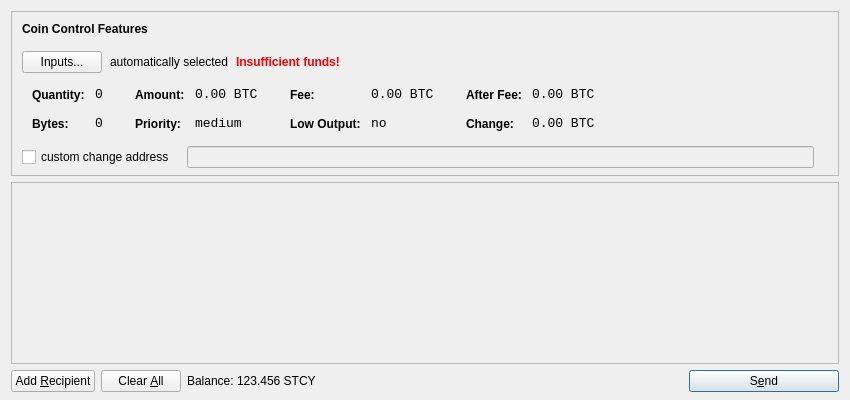
<?xml version="1.0" encoding="UTF-8"?>
<ui version="4.0">
 <class>SendCoinsDialog</class>
 <widget class="QDialog" name="SendCoinsDialog">
  <property name="geometry">
   <rect>
    <x>0</x>
    <y>0</y>
    <width>850</width>
    <height>400</height>
   </rect>
  </property>
  <property name="windowTitle">
   <string>Send Coins</string>
  </property>
  <layout class="QVBoxLayout" name="verticalLayout" stretch="0,1,0">
   <property name="bottomMargin">
    <number>8</number>
   </property>
   <item>
    <widget class="QFrame" name="frameCoinControl">
     <property name="sizePolicy">
      <sizepolicy hsizetype="Expanding" vsizetype="Expanding">
       <horstretch>0</horstretch>
       <verstretch>0</verstretch>
      </sizepolicy>
     </property>
     <property name="maximumSize">
      <size>
       <width>16777215</width>
       <height>16777215</height>
      </size>
     </property>
     <property name="frameShape">
      <enum>QFrame::StyledPanel</enum>
     </property>
     <property name="frameShadow">
      <enum>QFrame::Sunken</enum>
     </property>
     <layout class="QVBoxLayout" name="verticalLayoutCoinControl2">
      <property name="spacing">
       <number>-1</number>
      </property>
      <property name="leftMargin">
       <number>0</number>
      </property>
      <property name="topMargin">
       <number>0</number>
      </property>
      <property name="rightMargin">
       <number>0</number>
      </property>
      <property name="bottomMargin">
       <number>6</number>
      </property>
      <item>
       <layout class="QVBoxLayout" name="verticalLayoutCoinControl" stretch="0,0,0,0,1">
        <property name="spacing">
         <number>0</number>
        </property>
        <property name="leftMargin">
         <number>10</number>
        </property>
        <property name="topMargin">
         <number>10</number>
        </property>
        <item>
         <layout class="QHBoxLayout" name="horizontalLayoutCoinControl1">
          <property name="bottomMargin">
           <number>15</number>
          </property>
          <item>
           <widget class="QLabel" name="labelCoinControlFeatures">
            <property name="sizePolicy">
             <sizepolicy hsizetype="Preferred" vsizetype="Maximum">
              <horstretch>0</horstretch>
              <verstretch>0</verstretch>
             </sizepolicy>
            </property>
            <property name="font">
             <font>
              <weight>75</weight>
              <bold>true</bold>
             </font>
            </property>
            <property name="styleSheet">
             <string notr="true">font-weight:bold;</string>
            </property>
            <property name="text">
             <string>Coin Control Features</string>
            </property>
           </widget>
          </item>
         </layout>
        </item>
        <item>
         <layout class="QHBoxLayout" name="horizontalLayoutCoinControl2" stretch="0,0,0,0">
          <property name="spacing">
           <number>8</number>
          </property>
          <property name="bottomMargin">
           <number>10</number>
          </property>
          <item>
           <widget class="QPushButton" name="pushButtonCoinControl">
            <property name="styleSheet">
             <string notr="true"/>
            </property>
            <property name="text">
             <string>Inputs...</string>
            </property>
           </widget>
          </item>
          <item>
           <widget class="QLabel" name="labelCoinControlAutomaticallySelected">
            <property name="text">
             <string>automatically selected</string>
            </property>
            <property name="margin">
             <number>5</number>
            </property>
           </widget>
          </item>
          <item>
           <widget class="QLabel" name="labelCoinControlInsuffFunds">
            <property name="font">
             <font>
              <weight>75</weight>
              <bold>true</bold>
             </font>
            </property>
            <property name="styleSheet">
             <string notr="true">color:red;font-weight:bold;</string>
            </property>
            <property name="text">
             <string>Insufficient funds!</string>
            </property>
            <property name="margin">
             <number>5</number>
            </property>
           </widget>
          </item>
          <item>
           <spacer name="horizontalSpacerCoinControl">
            <property name="orientation">
             <enum>Qt::Horizontal</enum>
            </property>
            <property name="sizeHint" stdset="0">
             <size>
              <width>40</width>
              <height>1</height>
             </size>
            </property>
           </spacer>
          </item>
         </layout>
        </item>
        <item>
         <widget class="QWidget" name="widgetCoinControl" native="true">
          <property name="sizePolicy">
           <sizepolicy hsizetype="Preferred" vsizetype="Preferred">
            <horstretch>0</horstretch>
            <verstretch>0</verstretch>
           </sizepolicy>
          </property>
          <property name="minimumSize">
           <size>
            <width>0</width>
            <height>0</height>
           </size>
          </property>
          <property name="styleSheet">
           <string notr="true"/>
          </property>
          <layout class="QHBoxLayout" name="horizontalLayoutCoinControl5">
           <property name="margin">
            <number>0</number>
           </property>
           <item>
            <layout class="QHBoxLayout" name="horizontalLayoutCoinControl3" stretch="0,0,0,1">
             <property name="spacing">
              <number>20</number>
             </property>
             <property name="topMargin">
              <number>0</number>
             </property>
             <property name="bottomMargin">
              <number>10</number>
             </property>
             <item>
              <layout class="QFormLayout" name="formLayoutCoinControl1">
               <property name="horizontalSpacing">
                <number>10</number>
               </property>
               <property name="verticalSpacing">
                <number>14</number>
               </property>
               <property name="leftMargin">
                <number>10</number>
               </property>
               <property name="topMargin">
                <number>4</number>
               </property>
               <property name="rightMargin">
                <number>6</number>
               </property>
               <item row="0" column="0">
                <widget class="QLabel" name="labelCoinControlQuantityText">
                 <property name="styleSheet">
                  <string notr="true">font-weight:bold;</string>
                 </property>
                 <property name="text">
                  <string>Quantity:</string>
                 </property>
                 <property name="margin">
                  <number>0</number>
                 </property>
                </widget>
               </item>
               <item row="0" column="1">
                <widget class="QLabel" name="labelCoinControlQuantity">
                 <property name="font">
                  <font>
                   <family>Monospace</family>
                   <pointsize>10</pointsize>
                  </font>
                 </property>
                 <property name="cursor">
                  <cursorShape>IBeamCursor</cursorShape>
                 </property>
                 <property name="contextMenuPolicy">
                  <enum>Qt::ActionsContextMenu</enum>
                 </property>
                 <property name="text">
                  <string notr="true">0</string>
                 </property>
                 <property name="margin">
                  <number>0</number>
                 </property>
                 <property name="textInteractionFlags">
                  <set>Qt::LinksAccessibleByMouse|Qt::TextSelectableByKeyboard|Qt::TextSelectableByMouse</set>
                 </property>
                </widget>
               </item>
               <item row="1" column="0">
                <widget class="QLabel" name="labelCoinControlBytesText">
                 <property name="styleSheet">
                  <string notr="true">font-weight:bold;</string>
                 </property>
                 <property name="text">
                  <string>Bytes:</string>
                 </property>
                </widget>
               </item>
               <item row="1" column="1">
                <widget class="QLabel" name="labelCoinControlBytes">
                 <property name="font">
                  <font>
                   <family>Monospace</family>
                   <pointsize>10</pointsize>
                  </font>
                 </property>
                 <property name="cursor">
                  <cursorShape>IBeamCursor</cursorShape>
                 </property>
                 <property name="contextMenuPolicy">
                  <enum>Qt::ActionsContextMenu</enum>
                 </property>
                 <property name="text">
                  <string notr="true">0</string>
                 </property>
                 <property name="textInteractionFlags">
                  <set>Qt::LinksAccessibleByMouse|Qt::TextSelectableByKeyboard|Qt::TextSelectableByMouse</set>
                 </property>
                </widget>
               </item>
              </layout>
             </item>
             <item>
              <layout class="QFormLayout" name="formLayoutCoinControl2">
               <property name="horizontalSpacing">
                <number>10</number>
               </property>
               <property name="verticalSpacing">
                <number>14</number>
               </property>
               <property name="leftMargin">
                <number>6</number>
               </property>
               <property name="topMargin">
                <number>4</number>
               </property>
               <property name="rightMargin">
                <number>6</number>
               </property>
               <item row="0" column="0">
                <widget class="QLabel" name="labelCoinControlAmountText">
                 <property name="styleSheet">
                  <string notr="true">font-weight:bold;</string>
                 </property>
                 <property name="text">
                  <string>Amount:</string>
                 </property>
                 <property name="margin">
                  <number>0</number>
                 </property>
                </widget>
               </item>
               <item row="0" column="1">
                <widget class="QLabel" name="labelCoinControlAmount">
                 <property name="font">
                  <font>
                   <family>Monospace</family>
                   <pointsize>10</pointsize>
                  </font>
                 </property>
                 <property name="cursor">
                  <cursorShape>IBeamCursor</cursorShape>
                 </property>
                 <property name="contextMenuPolicy">
                  <enum>Qt::ActionsContextMenu</enum>
                 </property>
                 <property name="text">
                  <string notr="true">0.00 BTC</string>
                 </property>
                 <property name="textInteractionFlags">
                  <set>Qt::LinksAccessibleByMouse|Qt::TextSelectableByKeyboard|Qt::TextSelectableByMouse</set>
                 </property>
                </widget>
               </item>
               <item row="1" column="0">
                <widget class="QLabel" name="labelCoinControlPriorityText">
                 <property name="styleSheet">
                  <string notr="true">font-weight:bold;</string>
                 </property>
                 <property name="text">
                  <string>Priority:</string>
                 </property>
                </widget>
               </item>
               <item row="1" column="1">
                <widget class="QLabel" name="labelCoinControlPriority">
                 <property name="font">
                  <font>
                   <family>Monospace</family>
                   <pointsize>10</pointsize>
                  </font>
                 </property>
                 <property name="cursor">
                  <cursorShape>IBeamCursor</cursorShape>
                 </property>
                 <property name="contextMenuPolicy">
                  <enum>Qt::ActionsContextMenu</enum>
                 </property>
                 <property name="text">
                  <string>medium</string>
                 </property>
                 <property name="textInteractionFlags">
                  <set>Qt::LinksAccessibleByMouse|Qt::TextSelectableByKeyboard|Qt::TextSelectableByMouse</set>
                 </property>
                </widget>
               </item>
              </layout>
             </item>
             <item>
              <layout class="QFormLayout" name="formLayoutCoinControl3">
               <property name="horizontalSpacing">
                <number>10</number>
               </property>
               <property name="verticalSpacing">
                <number>14</number>
               </property>
               <property name="leftMargin">
                <number>6</number>
               </property>
               <property name="topMargin">
                <number>4</number>
               </property>
               <property name="rightMargin">
                <number>6</number>
               </property>
               <item row="0" column="0">
                <widget class="QLabel" name="labelCoinControlFeeText">
                 <property name="styleSheet">
                  <string notr="true">font-weight:bold;</string>
                 </property>
                 <property name="text">
                  <string>Fee:</string>
                 </property>
                 <property name="margin">
                  <number>0</number>
                 </property>
                </widget>
               </item>
               <item row="0" column="1">
                <widget class="QLabel" name="labelCoinControlFee">
                 <property name="font">
                  <font>
                   <family>Monospace</family>
                   <pointsize>10</pointsize>
                  </font>
                 </property>
                 <property name="cursor">
                  <cursorShape>IBeamCursor</cursorShape>
                 </property>
                 <property name="contextMenuPolicy">
                  <enum>Qt::ActionsContextMenu</enum>
                 </property>
                 <property name="text">
                  <string notr="true">0.00 BTC</string>
                 </property>
                 <property name="textInteractionFlags">
                  <set>Qt::LinksAccessibleByMouse|Qt::TextSelectableByKeyboard|Qt::TextSelectableByMouse</set>
                 </property>
                </widget>
               </item>
               <item row="1" column="0">
                <widget class="QLabel" name="labelCoinControlLowOutputText">
                 <property name="styleSheet">
                  <string notr="true">font-weight:bold;</string>
                 </property>
                 <property name="text">
                  <string>Low Output:</string>
                 </property>
                </widget>
               </item>
               <item row="1" column="1">
                <widget class="QLabel" name="labelCoinControlLowOutput">
                 <property name="font">
                  <font>
                   <family>Monospace</family>
                   <pointsize>10</pointsize>
                  </font>
                 </property>
                 <property name="cursor">
                  <cursorShape>IBeamCursor</cursorShape>
                 </property>
                 <property name="contextMenuPolicy">
                  <enum>Qt::ActionsContextMenu</enum>
                 </property>
                 <property name="text">
                  <string>no</string>
                 </property>
                 <property name="textInteractionFlags">
                  <set>Qt::LinksAccessibleByMouse|Qt::TextSelectableByKeyboard|Qt::TextSelectableByMouse</set>
                 </property>
                </widget>
               </item>
              </layout>
             </item>
             <item>
              <layout class="QFormLayout" name="formLayoutCoinControl4">
               <property name="horizontalSpacing">
                <number>10</number>
               </property>
               <property name="verticalSpacing">
                <number>14</number>
               </property>
               <property name="leftMargin">
                <number>6</number>
               </property>
               <property name="topMargin">
                <number>4</number>
               </property>
               <property name="rightMargin">
                <number>6</number>
               </property>
               <item row="0" column="0">
                <widget class="QLabel" name="labelCoinControlAfterFeeText">
                 <property name="styleSheet">
                  <string notr="true">font-weight:bold;</string>
                 </property>
                 <property name="text">
                  <string>After Fee:</string>
                 </property>
                 <property name="margin">
                  <number>0</number>
                 </property>
                </widget>
               </item>
               <item row="0" column="1">
                <widget class="QLabel" name="labelCoinControlAfterFee">
                 <property name="font">
                  <font>
                   <family>Monospace</family>
                   <pointsize>10</pointsize>
                  </font>
                 </property>
                 <property name="cursor">
                  <cursorShape>IBeamCursor</cursorShape>
                 </property>
                 <property name="contextMenuPolicy">
                  <enum>Qt::ActionsContextMenu</enum>
                 </property>
                 <property name="text">
                  <string notr="true">0.00 BTC</string>
                 </property>
                 <property name="textInteractionFlags">
                  <set>Qt::LinksAccessibleByMouse|Qt::TextSelectableByKeyboard|Qt::TextSelectableByMouse</set>
                 </property>
                </widget>
               </item>
               <item row="1" column="0">
                <widget class="QLabel" name="labelCoinControlChangeText">
                 <property name="styleSheet">
                  <string notr="true">font-weight:bold;</string>
                 </property>
                 <property name="text">
                  <string>Change:</string>
                 </property>
                </widget>
               </item>
               <item row="1" column="1">
                <widget class="QLabel" name="labelCoinControlChange">
                 <property name="font">
                  <font>
                   <family>Monospace</family>
                   <pointsize>10</pointsize>
                  </font>
                 </property>
                 <property name="cursor">
                  <cursorShape>IBeamCursor</cursorShape>
                 </property>
                 <property name="contextMenuPolicy">
                  <enum>Qt::ActionsContextMenu</enum>
                 </property>
                 <property name="text">
                  <string notr="true">0.00 BTC</string>
                 </property>
                 <property name="textInteractionFlags">
                  <set>Qt::LinksAccessibleByMouse|Qt::TextSelectableByKeyboard|Qt::TextSelectableByMouse</set>
                 </property>
                </widget>
               </item>
              </layout>
             </item>
            </layout>
           </item>
          </layout>
         </widget>
        </item>
        <item>
         <layout class="QHBoxLayout" name="horizontalLayoutCoinControl4" stretch="0,0,0">
          <property name="spacing">
           <number>12</number>
          </property>
          <property name="sizeConstraint">
           <enum>QLayout::SetDefaultConstraint</enum>
          </property>
          <property name="topMargin">
           <number>5</number>
          </property>
          <property name="rightMargin">
           <number>5</number>
          </property>
          <item>
           <widget class="QCheckBox" name="checkBoxCoinControlChange">
            <property name="text">
             <string>custom change address</string>
            </property>
           </widget>
          </item>
          <item>
           <widget class="QLineEdit" name="lineEditCoinControlChange">
            <property name="enabled">
             <bool>false</bool>
            </property>
            <property name="sizePolicy">
             <sizepolicy hsizetype="Expanding" vsizetype="Fixed">
              <horstretch>0</horstretch>
              <verstretch>0</verstretch>
             </sizepolicy>
            </property>
           </widget>
          </item>
          <item>
           <widget class="QLabel" name="labelCoinControlChangeLabel">
            <property name="sizePolicy">
             <sizepolicy hsizetype="Preferred" vsizetype="Expanding">
              <horstretch>0</horstretch>
              <verstretch>0</verstretch>
             </sizepolicy>
            </property>
            <property name="minimumSize">
             <size>
              <width>0</width>
              <height>0</height>
             </size>
            </property>
            <property name="text">
             <string/>
            </property>
            <property name="margin">
             <number>3</number>
            </property>
           </widget>
          </item>
         </layout>
        </item>
        <item>
         <spacer name="verticalSpacerCoinControl">
          <property name="orientation">
           <enum>Qt::Vertical</enum>
          </property>
          <property name="sizeHint" stdset="0">
           <size>
            <width>800</width>
            <height>1</height>
           </size>
          </property>
         </spacer>
        </item>
       </layout>
      </item>
     </layout>
    </widget>
   </item>
   <item>
    <widget class="QScrollArea" name="scrollArea">
     <property name="widgetResizable">
      <bool>true</bool>
     </property>
     <widget class="QWidget" name="scrollAreaWidgetContents">
      <property name="geometry">
       <rect>
        <x>0</x>
        <y>0</y>
        <width>830</width>
        <height>165</height>
       </rect>
      </property>
      <layout class="QVBoxLayout" name="verticalLayout_2">
       <property name="margin">
        <number>0</number>
       </property>
       <item>
        <layout class="QVBoxLayout" name="entries">
         <property name="spacing">
          <number>6</number>
         </property>
        </layout>
       </item>
       <item>
        <spacer name="verticalSpacer">
         <property name="orientation">
          <enum>Qt::Vertical</enum>
         </property>
         <property name="sizeHint" stdset="0">
          <size>
           <width>20</width>
           <height>40</height>
          </size>
         </property>
        </spacer>
       </item>
      </layout>
     </widget>
    </widget>
   </item>
   <item>
    <layout class="QHBoxLayout" name="horizontalLayout">
     <item>
      <widget class="QPushButton" name="addButton">
       <property name="toolTip">
        <string>Send to multiple recipients at once</string>
       </property>
       <property name="text">
        <string>Add &amp;Recipient</string>
       </property>
       <property name="icon">
        <iconset resource="../bitcoin.qrc">
         <normaloff>:/icons/add</normaloff>:/icons/add</iconset>
       </property>
       <property name="autoDefault">
        <bool>false</bool>
       </property>
      </widget>
     </item>
     <item>
      <widget class="QPushButton" name="clearButton">
       <property name="sizePolicy">
        <sizepolicy hsizetype="Minimum" vsizetype="Fixed">
         <horstretch>0</horstretch>
         <verstretch>0</verstretch>
        </sizepolicy>
       </property>
       <property name="toolTip">
        <string>Remove all transaction fields</string>
       </property>
       <property name="text">
        <string>Clear &amp;All</string>
       </property>
       <property name="icon">
        <iconset resource="../bitcoin.qrc">
         <normaloff>:/icons/remove</normaloff>:/icons/remove</iconset>
       </property>
       <property name="autoRepeatDelay">
        <number>300</number>
       </property>
       <property name="autoDefault">
        <bool>false</bool>
       </property>
      </widget>
     </item>
     <item>
      <layout class="QHBoxLayout" name="horizontalLayout_2">
       <property name="spacing">
        <number>3</number>
       </property>
       <item>
        <widget class="QLabel" name="label">
         <property name="text">
          <string>Balance:</string>
         </property>
        </widget>
       </item>
       <item>
        <widget class="QLabel" name="labelBalance">
         <property name="cursor">
          <cursorShape>IBeamCursor</cursorShape>
         </property>
         <property name="text">
          <string>123.456 STCY</string>
         </property>
         <property name="textInteractionFlags">
          <set>Qt::LinksAccessibleByMouse|Qt::TextSelectableByKeyboard|Qt::TextSelectableByMouse</set>
         </property>
        </widget>
       </item>
      </layout>
     </item>
     <item>
      <spacer name="horizontalSpacer">
       <property name="orientation">
        <enum>Qt::Horizontal</enum>
       </property>
       <property name="sizeHint" stdset="0">
        <size>
         <width>40</width>
         <height>20</height>
        </size>
       </property>
      </spacer>
     </item>
     <item>
      <widget class="QPushButton" name="sendButton">
       <property name="minimumSize">
        <size>
         <width>150</width>
         <height>0</height>
        </size>
       </property>
       <property name="toolTip">
        <string>Confirm the send action</string>
       </property>
       <property name="text">
        <string>S&amp;end</string>
       </property>
       <property name="icon">
        <iconset resource="../bitcoin.qrc">
         <normaloff>:/icons/send</normaloff>:/icons/send</iconset>
       </property>
       <property name="default">
        <bool>true</bool>
       </property>
      </widget>
     </item>
    </layout>
   </item>
  </layout>
 </widget>
 <resources>
  <include location="../bitcoin.qrc"/>
 </resources>
 <connections/>
</ui>
